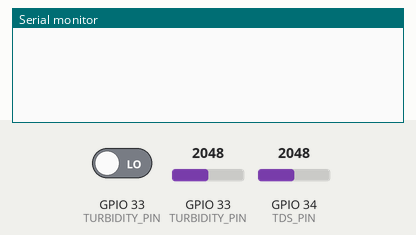
This sketch was run on a simulated ESP32. On the bench: the last lines printed to the serial monitor. Inputs (shaded band) come from the test bench; at power-on: GPIO 33 (TURBIDITY_PIN) = 2048, GPIO 33 (TURBIDITY_PIN) LOW, GPIO 34 (TDS_PIN) = 2048. WiFi joins after 1.5 s; servers stay silent unless stated.

Above: at 3.0 s.
3.1 s: GPIO 33 (TURBIDITY_PIN) set to 26
At 6.6 s:
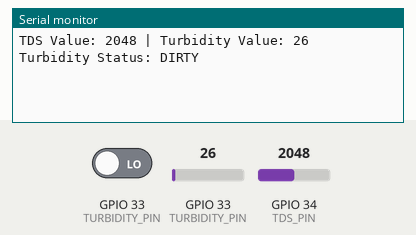
7.3 s: GPIO 33 (TURBIDITY_PIN) set to 22
At 10.9 s:
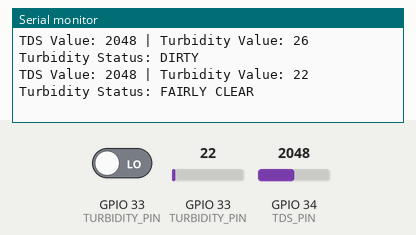

The sketch:

water_quality.ino
```cpp
/* Fill-in information from Blynk Device Info here */
#define BLYNK_TEMPLATE_ID           "TMPL3mrTZQ4RD"
#define BLYNK_TEMPLATE_NAME         "Quickstart Template"
#define BLYNK_AUTH_TOKEN            "Qbj9yJXzhBoqTJfOGXzcx7nkgfv1ZLXg"

/* Comment this out to disable prints and save space */
#define BLYNK_PRINT Serial

#include <WiFi.h>
#include <WiFiClient.h>
#include <BlynkSimpleEsp32.h>

// Your WiFi credentials
char ssid[] = "welkin";
char pass[] = "lazy2707";

// Define GPIO pins
#define TDS_PIN 34        // GPIO pin for TDS sensor
#define TURBIDITY_PIN 33  // GPIO pin for Turbidity sensor
#define INDICATOR_LED 13  // GPIO pin for LED indicator

// Variables to store sensor values
int tdsValue = 0;
int turbidityValue = 0;
char serialmonitor;
BlynkTimer timer;

// Function to read sensor data and send it to Blynk
void sendSensorData() {
  // Read analog values from sensors
  tdsValue = analogRead(TDS_PIN);
  turbidityValue = analogRead(TURBIDITY_PIN);
  serialmonitor = digitalRead(TURBIDITY_PIN);

  // Check and display turbidity levels on Serial Monitor
  if (turbidityValue < 0) {
    Serial.println("Negative Turbidity Value Detected");
    turbidityValue = -turbidityValue;
  }

  // Print values to Serial Monitor
  Serial.print("TDS Value: ");
  Serial.print(tdsValue);
  Serial.print(" | Turbidity Value: ");
  Serial.println(turbidityValue);

  // Turbidity level categorization and LED indicator
  if (turbidityValue < 15) {
    Serial.println("Turbidity Status: CLEAR");
    digitalWrite(INDICATOR_LED, LOW);
  } else if ((turbidityValue >= 15) && (turbidityValue < 25)) {
    Serial.println("Turbidity Status: FAIRLY CLEAR");
    digitalWrite(INDICATOR_LED, HIGH);
  } else {
    Serial.println("Turbidity Status: DIRTY");
    digitalWrite(INDICATOR_LED, HIGH);
  }

  // Send values to Blynk Virtual Pins
  Blynk.virtualWrite(V0, tdsValue);       // Send TDS value to Virtual Pin V0
  Blynk.virtualWrite(V1, turbidityValue); // Send Turbidity value to Virtual Pin V1
  Blynk.virtualWrite(V2, serialmonitor);
}

void setup() {
  // Debug console
  Serial.begin(115200);

  // Initialize Blynk
  Blynk.begin(BLYNK_AUTH_TOKEN, ssid, pass);


  // Setup a function to send sensor data every second
  timer.setInterval(4000L, sendSensorData);
}

void loop() {
  Blynk.run();
  timer.run();
}
```

Measured:
- the behaviour switches between 25 and 24 on GPIO 33 (TURBIDITY_PIN) (found by bisection; images 1 and 2)
- after the input at 3.1 s, the serial monitor: prints a new line after 2.7 s (image 1)
- after the input at 7.3 s, the serial monitor: prints a new line after 2.5 s (image 2)
